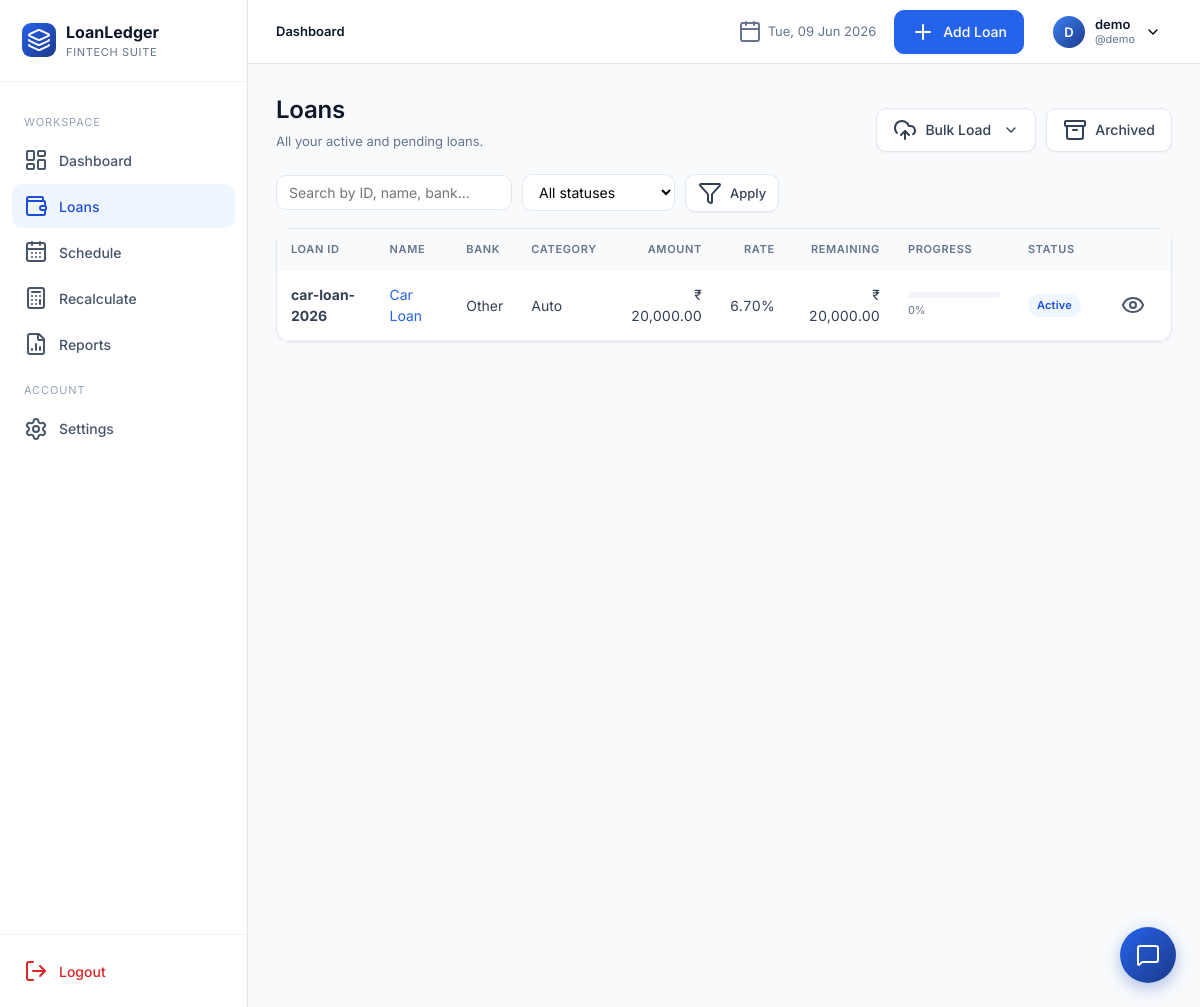
The page /loans/ (signed in) on the database as committed earlier.
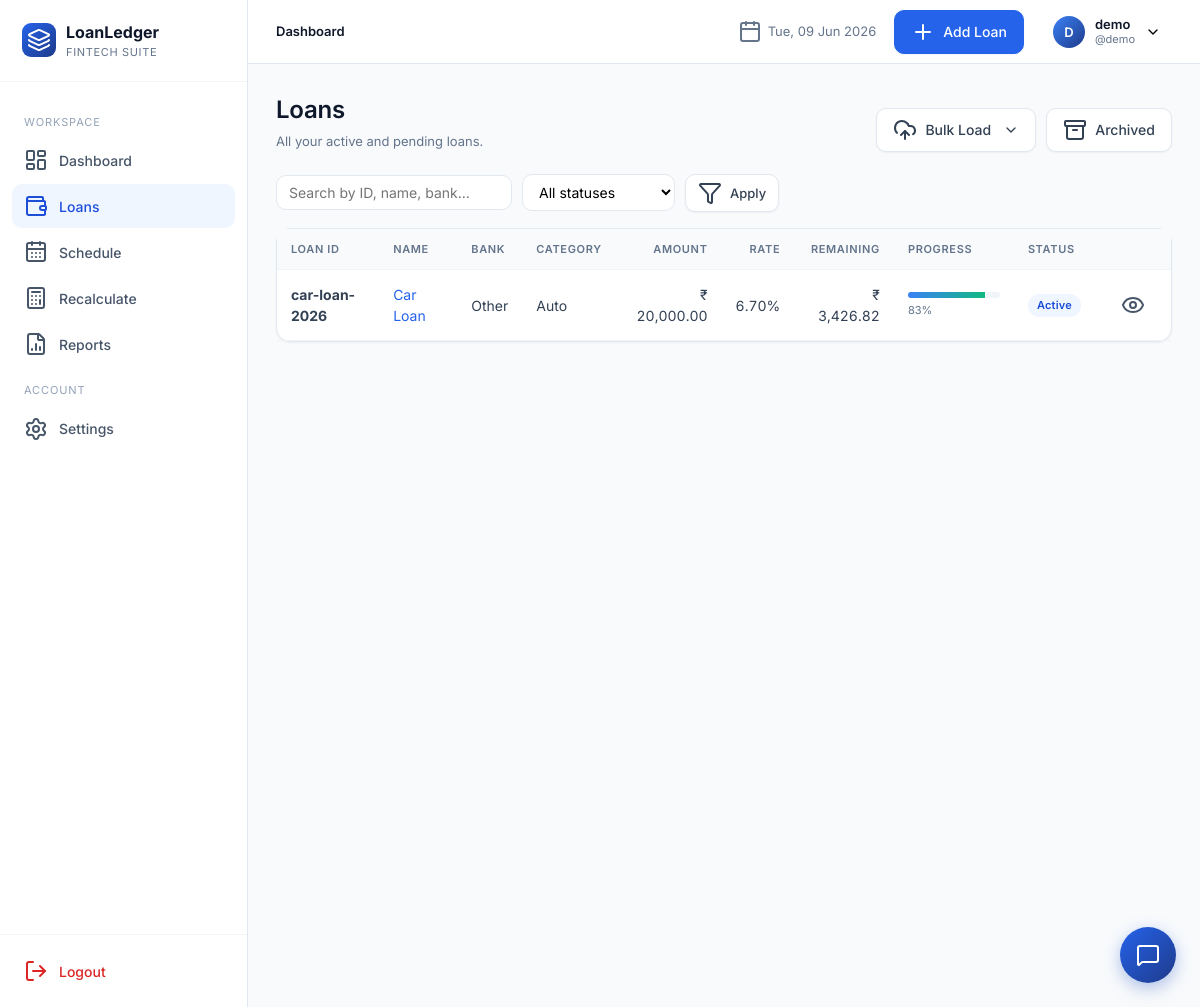
The same page on the database as committed later.
### app/models.py (models this page shows, shortened)
class Loan(db.Model):
    __tablename__ = "loans"
    id = db.Column(db.Integer, primary_key=True)
    user_id = db.Column(db.Integer, db.ForeignKey("users.id"), nullable=False, index=True)
    loan_id = db.Column(db.String(40), nullable=False, index=True)  # manual unique per user
    loan_name = db.Column(db.String(120), nullable=False)
    loan_category = db.Column(db.String(50), nullable=False, default="Personal")
    bank_name = db.Column(db.String(120), nullable=False)
    loan_amount = db.Column(db.Float, nullable=False)
    interest_rate = db.Column(db.Float, nullable=False)  # annual %
    down_payment = db.Column(db.Float, default=0)
    custom_emi = db.Column(db.Float, nullable=True)
    start_date = db.Column(db.Date, nullable=False)
    tenure_months = db.Column(db.Integer, nullable=False)
    loan_status = db.Column(db.String(20), default="Active", index=True)
    remaining_balance = db.Column(db.Float, default=0)
    completion_percentage = db.Column(db.Float, default=0)
    is_archived = db.Column(db.Boolean, default=False, index=True)
    balloon_date = db.Column(db.Date, nullable=True)
    balloon_amount = db.Column(db.Float, nullable=True)
    notes = db.Column(db.Text)
    closed_at = db.Column(db.DateTime, nullable=True)
    final_amount = db.Column(db.Float, nullable=True)
    closure_notes = db.Column(db.Text, nullable=True)
    created_at = db.Column(db.DateTime, default=datetime.utcnow)
    updated_at = db.Column(db.DateTime, default=datetime.utcnow, onupdate=datetime.utcnow)
    schedules = db.relationship("Schedule", backref="loan", lazy="dynamic",
                                cascade="all, delete-orphan", order_by="Schedule.month_index")
    __table_args__ = (db.UniqueConstraint("user_id", "loan_id", name="uq_user_loanid"),)

class User(UserMixin, db.Model):
    __tablename__ = "users"
    id = db.Column(db.Integer, primary_key=True)
    full_name = db.Column(db.String(120), nullable=False)
    username = db.Column(db.String(64), unique=True, nullable=False, index=True)
    email = db.Column(db.String(160), unique=True, nullable=False, index=True)
    password_hash = db.Column(db.String(256), nullable=False)
    preferred_currency = db.Column(db.String(8), default="INR")
    preferred_date_format = db.Column(db.String(20), default="%d %b %Y")
    created_at = db.Column(db.DateTime, default=datetime.utcnow)
    loans = db.relationship("Loan", backref="owner", lazy="dynamic", cascade="all, delete-orphan")

### app/blueprints/loans.py (the view)
@loans_bp.route("/")
@login_required
def list_loans():
    q = request.args.get("q", "").strip()
    status = request.args.get("status", "")
    page = int(request.args.get("page", 1))
    query = current_user.loans.filter_by(is_archived=False)
    if q:
        like = f"%{q}%"
        query = query.filter((Loan.loan_id.ilike(like)) | (Loan.loan_name.ilike(like)) | (Loan.bank_name.ilike(like)))
    if status:
        query = query.filter_by(loan_status=status)
    pagination = query.order_by(Loan.created_at.desc()).paginate(page=page, per_page=10, error_out=False)
    return render_template("loans/list.html", pagination=pagination, q=q, status=status)

### app/templates/loans/list.html (shortened to what this page needs)
{% extends "base.html" %}
{% block content %}
<div class="page-header">
  <div class="title-block"><h1>Loans</h1><div class="sub">All your active and pending loans.</div></div>
  <div class="actions" style="display:flex; gap:10px;">
    <div class="dropdown-container">
      <button class="btn secondary" id="bulkLoadBtn" type="button">
        <i data-lucide="upload-cloud"></i> Bulk Load <i data-lucide="chevron-down" style="width:16px;height:16px;margin-left:4px"></i>
      </button>
    </div>
    <a href="{{ url_for('loans.archived') }}" class="btn secondary"><i data-lucide="archive"></i> Archived</a>
  </div>
</div>
<form class="filters" method="get">
  <input type="text" name="q" value="{{ q }}" placeholder="Search by ID, name, bank…">
  <select name="status">
    <option value="">All statuses</option>
  </select>
  <button class="btn secondary sm" type="submit"><i data-lucide="filter"></i> Apply</button>
</form>
<div class="card">
  <div class="table-wrap">
  {% if pagination.items %}
    <table class="tbl">
      <thead><tr>
        <th>Loan ID</th><th>Name</th><th>Bank</th><th>Category</th>
        <th class="num">Amount</th><th class="num">Rate</th><th class="num">Remaining</th>
        <th>Progress</th><th>Status</th><th></th>
      </tr></thead>
      <tbody>
      {% for l in pagination.items %}
        <tr>
          <td><strong>{{ l.loan_id }}</strong></td>
          <td><a href="{{ url_for('loans.details', loan_pk=l.id) }}">{{ l.loan_name }}</a></td>
          <td>{{ l.bank_name }}</td>
          <td>{{ l.loan_category }}</td>
          <td class="num">{{ l.loan_amount|money }}</td>
          <td class="num">{{ '%.2f'|format(l.interest_rate) }}%</td>
          <td class="num">{{ l.remaining_balance|money }}</td>
          <td style="min-width:120px">
            <div class="progress"><div class="progress-bar" style="width: {{ l.completion_percentage }}%"></div></div>
            <div style="font-size:11px;color:var(--slate-500);margin-top:4px">{{ '%.0f'|format(l.completion_percentage) }}%</div>
          </td>
          <td><span class="badge {{ l.loan_status.replace(' ','') }}">{{ l.loan_status }}</span></td>
          <td>
            <a href="{{ url_for('loans.details', loan_pk=l.id) }}" class="btn ghost sm"><i data-lucide="eye"></i></a>
          </td>
        </tr>
      {% endfor %}
      </tbody>
    </table>
  {% else %}
    <div class="empty"><i data-lucide="inbox"></i><h3>No loans match</h3><p>Try clearing filters or add a new loan.</p></div>
  {% endif %}
  </div>
</div>
{% endblock %}

Rows that differ between the two databases and show on the page:
changed Loan "Car Loan": remaining_balance "₹ 20,000.00" → "₹ 3,426.82"; completion_percentage "0" → "83"
